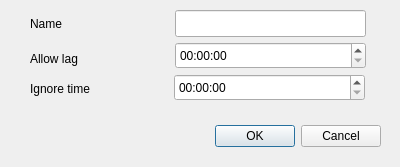
<?xml version="1.0" encoding="UTF-8"?>
<ui version="4.0">
 <class>addScheduleType</class>
 <widget class="QDialog" name="addScheduleType">
  <property name="geometry">
   <rect>
    <x>0</x>
    <y>0</y>
    <width>400</width>
    <height>167</height>
   </rect>
  </property>
  <property name="windowTitle">
   <string>Dialog</string>
  </property>
  <widget class="QDialogButtonBox" name="buttonBox">
   <property name="geometry">
    <rect>
     <x>40</x>
     <y>120</y>
     <width>341</width>
     <height>32</height>
    </rect>
   </property>
   <property name="orientation">
    <enum>Qt::Horizontal</enum>
   </property>
   <property name="standardButtons">
    <set>QDialogButtonBox::Cancel|QDialogButtonBox::Ok</set>
   </property>
  </widget>
  <widget class="QLineEdit" name="namesss">
   <property name="geometry">
    <rect>
     <x>175</x>
     <y>10</y>
     <width>191</width>
     <height>27</height>
    </rect>
   </property>
  </widget>
  <widget class="QTimeEdit" name="allowLag">
   <property name="geometry">
    <rect>
     <x>175</x>
     <y>42</y>
     <width>191</width>
     <height>27</height>
    </rect>
   </property>
  </widget>
  <widget class="QTimeEdit" name="ignoreTime">
   <property name="geometry">
    <rect>
     <x>174</x>
     <y>74</y>
     <width>191</width>
     <height>27</height>
    </rect>
   </property>
  </widget>
  <widget class="QLabel" name="label_name">
   <property name="geometry">
    <rect>
     <x>30</x>
     <y>15</y>
     <width>67</width>
     <height>17</height>
    </rect>
   </property>
   <property name="text">
    <string>Name</string>
   </property>
  </widget>
  <widget class="QLabel" name="label_lag">
   <property name="geometry">
    <rect>
     <x>30</x>
     <y>50</y>
     <width>81</width>
     <height>17</height>
    </rect>
   </property>
   <property name="text">
    <string>Allow lag</string>
   </property>
  </widget>
  <widget class="QLabel" name="label_ignore">
   <property name="geometry">
    <rect>
     <x>30</x>
     <y>80</y>
     <width>101</width>
     <height>17</height>
    </rect>
   </property>
   <property name="text">
    <string>Ignore time</string>
   </property>
  </widget>
 </widget>
 <resources/>
 <connections>
  <connection>
   <sender>buttonBox</sender>
   <signal>accepted()</signal>
   <receiver>addScheduleType</receiver>
   <slot>accept()</slot>
   <hints>
    <hint type="sourcelabel">
     <x>248</x>
     <y>254</y>
    </hint>
    <hint type="destinationlabel">
     <x>157</x>
     <y>274</y>
    </hint>
   </hints>
  </connection>
  <connection>
   <sender>buttonBox</sender>
   <signal>rejected()</signal>
   <receiver>addScheduleType</receiver>
   <slot>reject()</slot>
   <hints>
    <hint type="sourcelabel">
     <x>316</x>
     <y>260</y>
    </hint>
    <hint type="destinationlabel">
     <x>286</x>
     <y>274</y>
    </hint>
   </hints>
  </connection>
 </connections>
</ui>
